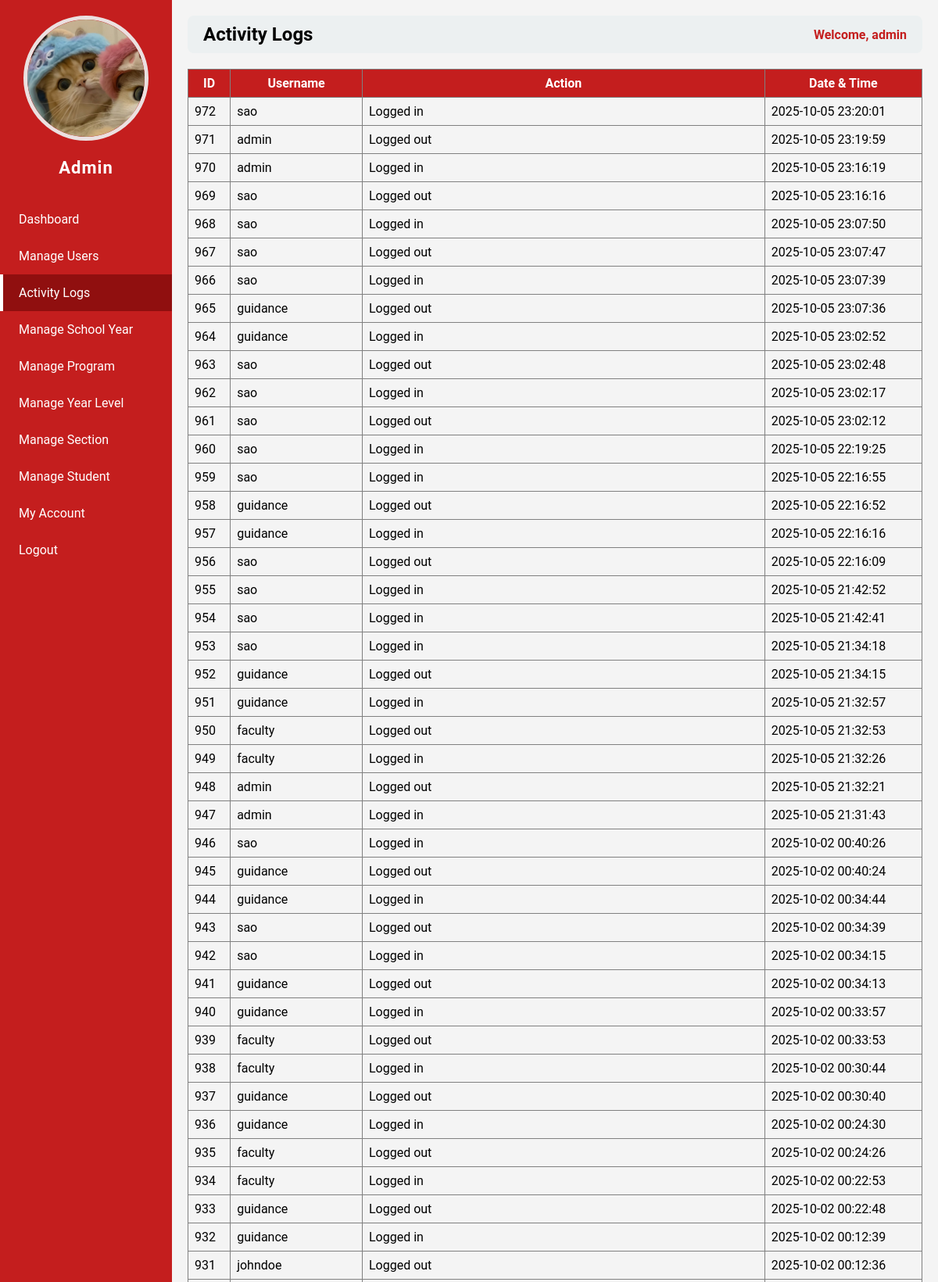
/admin.php?page=activity_logs (signed in, upper part), run on the app's committed database.
### tables this page shows
CREATE TABLE `users` (
  `id` int(11) NOT NULL,
  `username` varchar(50) NOT NULL,
  `password` varchar(255) NOT NULL,
  `role` varchar(50) NOT NULL,
  `email` varchar(255) NOT NULL,
  `contact` varchar(50) NOT NULL,
  `status` varchar(50) NOT NULL,
  `img` varchar(255) NOT NULL
);

CREATE TABLE `logs` (
  `id` int(11) NOT NULL,
  `user_id` int(11) NOT NULL,
  `action` varchar(255) NOT NULL,
  `date_time` datetime NOT NULL DEFAULT current_timestamp()
);

### admin_pages/activity_logs.php (the view)
<?php
$host = "localhost";
$dbname = "studisciplink";
$user = "root";
$pass = "";
try {
    $pdo = new PDO("mysql:host=$host;dbname=$dbname", $user, $pass);
    $pdo->setAttribute(PDO::ATTR_ERRMODE, PDO::ERRMODE_EXCEPTION);
    $stmt = $pdo->prepare("
        SELECT l.id, u.username, l.action, l.date_time
        FROM logs l
        JOIN users u ON l.user_id = u.id
        ORDER BY l.date_time DESC
    ");
    $stmt->execute();
    $logs = $stmt->fetchAll(PDO::FETCH_ASSOC);
} catch (PDOException $e) {
    die("Database error: " . $e->getMessage());
}
?>
<table border="1" cellpadding="8" cellspacing="0" style="width:100%; border-collapse:collapse;">
    <thead style="background:#c41e1e; color:white;">
        <tr>
            <th>ID</th>
            <th>Username</th>
            <th>Action</th>
            <th>Date & Time</th>
        </tr>
    </thead>
    <tbody>
        <?php if ($logs): ?>
            <?php foreach ($logs as $log): ?>
                <tr>
                    <td><?php echo htmlspecialchars($log['id']); ?></td>
                    <td><?php echo htmlspecialchars($log['username']); ?></td>
                    <td><?php echo htmlspecialchars($log['action']); ?></td>
                    <td><?php echo htmlspecialchars($log['date_time']); ?></td>
                </tr>
            <?php endforeach; ?>
        <?php else: ?>
            <tr>
                <td colspan="4" style="text-align:center;">No activity logs found.</td>
            </tr>
        <?php endif; ?>
    </tbody>
</table>

### admin.php (shortened to what this page needs)
<?php
require 'db_connect.php';
$id = $_SESSION['user_id'];
$stmt = $pdo->prepare("SELECT * FROM users WHERE id=?");
$stmt->execute([$id]);
$user = $stmt->fetch(PDO::FETCH_ASSOC);
$page = isset($_GET['page']) ? $_GET['page'] : 'dashboard';
?>
<!DOCTYPE html>
<html>
<head>
</head>
<body>
<div class="sidebar">
    <div class="column profile-photo">
        <?php if (!empty($user['img'])): ?>
            <img src="<?php echo htmlspecialchars($user['img']); ?>" alt="Profile Image">
        <?php else: ?>
            <img src="default.png" alt="Profile Image">
        <?php endif; ?>
    </div>
    <h2>Admin</h2>
    <a href="?page=dashboard" class="<?php echo $page=='dashboard' ? 'active' : ''; ?>">Dashboard</a>
    <a href="?page=manage_users" class="<?php echo $page=='manage_users' ? 'active' : ''; ?>">Manage Users</a>
    <a href="?page=activity_logs" class="<?php echo $page=='activity_logs' ? 'active' : ''; ?>">Activity Logs</a>
    <a href="?page=manage_school_year" class="<?php echo $page=='manage_school_year' ? 'active' : ''; ?>">Manage School Year</a>
    <a href="?page=manage_program" class="<?php echo $page=='manage_program' ? 'active' : ''; ?>">Manage Program</a>
    <a href="?page=manage_year_level" class="<?php echo $page=='manage_year_level' ? 'active' : ''; ?>">Manage Year Level</a>
    <a href="?page=manage_section" class="<?php echo $page=='manage_section' ? 'active' : ''; ?>">Manage Section</a>
    <a href="?page=manage_student" class="<?php echo $page=='manage_student' ? 'active' : ''; ?>">Manage Student</a>
    <a href="?page=my_account" class="<?php echo $page=='my_account' ? 'active' : ''; ?>">My Account</a>
    <a href="logout.php">Logout</a>
</div>
<div class="main-content">
    <div class="header">
        <h2><?php echo str_replace('_',' ', $page); ?></h2>
        <span>Welcome, <?php echo $_SESSION['username']; ?></span>
    </div>
    <div class="content">
        <?php
        $file = "admin_pages/{$page}.php";
        if(file_exists($file)){
            include $file;
        } else {
            echo "<p>Page not found.</p>";
        }
        ?>
    </div>
</div>
</body>
</html>

### admin.php (style rules this page uses)
body { margin: 0; font-family: 'Roboto', sans-serif; background: #f4f4f4; }
.sidebar { position: fixed; top: 0; left: 0; width: 220px; height: 100%; background-color: #c41e1e; color: white; display: flex; flex-direction: column; padding-top: 20px; }
.sidebar h2 { text-align: center; margin-bottom: 30px; font-size: 22px; letter-spacing: 1px; }
.sidebar a { padding: 14px 20px; text-decoration: none; color: white; display: block; transition: 0.3s; border-left: 4px solid transparent; }
.sidebar a.active { background-color: #900f0f; border-left: 4px solid #fff; }
.main-content { margin-left: 220px; padding: 20px; }
.header { display: flex; justify-content: space-between; align-items: center; background: #ecf0f1; padding: 10px 20px; border-radius: 8px; margin-bottom: 20px; }
.header h2 { margin: 0; text-transform: capitalize; }
.header span { font-weight: bold; color: #c41e1e; }
.profile-photo { text-align: center; }
.profile-photo img { width: 150px; height: 150px; object-fit: cover; border-radius: 50%; border: 5px solid #ebe0e0ff; }

### data on the page
users: img (picture)
logs: id "972", user.username "sao", action "Logged in", date_time "2025-10-05 23:20:01"
logs: id "971", user.username "admin", action "Logged out", date_time "2025-10-05 23:19:59"
logs: id "970", user.username "admin", action "Logged in", date_time "2025-10-05 23:16:19"
logs: id "969", user.username "sao", action "Logged out", date_time "2025-10-05 23:16:16"
logs: id "968", user.username "sao", action "Logged in", date_time "2025-10-05 23:07:50"
logs: id "967", user.username "sao", action "Logged out", date_time "2025-10-05 23:07:47"
logs: id "966", user.username "sao", action "Logged in", date_time "2025-10-05 23:07:39"
logs: id "965", user.username "guidance", action "Logged out", date_time "2025-10-05 23:07:36"
logs: id "964", user.username "guidance", action "Logged in", date_time "2025-10-05 23:02:52"
logs: id "963", user.username "sao", action "Logged out", date_time "2025-10-05 23:02:48"
logs: id "962", user.username "sao", action "Logged in", date_time "2025-10-05 23:02:17"
logs: id "961", user.username "sao", action "Logged out", date_time "2025-10-05 23:02:12"
logs: id "960", user.username "sao", action "Logged in", date_time "2025-10-05 22:19:25"
logs: id "959", user.username "sao", action "Logged in", date_time "2025-10-05 22:16:55"
logs: id "958", user.username "guidance", action "Logged out", date_time "2025-10-05 22:16:52"
logs: id "957", user.username "guidance", action "Logged in", date_time "2025-10-05 22:16:16"
logs: id "956", user.username "sao", action "Logged out", date_time "2025-10-05 22:16:09"
logs: id "955", user.username "sao", action "Logged in", date_time "2025-10-05 21:42:52"
logs: id "954", user.username "sao", action "Logged in", date_time "2025-10-05 21:42:41"
logs: id "953", user.username "sao", action "Logged in", date_time "2025-10-05 21:34:18"
logs: id "952", user.username "guidance", action "Logged out", date_time "2025-10-05 21:34:15"
logs: id "951", user.username "guidance", action "Logged in", date_time "2025-10-05 21:32:57"
logs: id "950", user.username "faculty", action "Logged out", date_time "2025-10-05 21:32:53"
logs: id "949", user.username "faculty", action "Logged in", date_time "2025-10-05 21:32:26"
logs: id "948", user.username "admin", action "Logged out", date_time "2025-10-05 21:32:21"
logs: id "947", user.username "admin", action "Logged in", date_time "2025-10-05 21:31:43"
logs: id "946", user.username "sao", action "Logged in", date_time "2025-10-02 00:40:26"
logs: id "945", user.username "guidance", action "Logged out", date_time "2025-10-02 00:40:24"
logs: id "944", user.username "guidance", action "Logged in", date_time "2025-10-02 00:34:44"
logs: id "943", user.username "sao", action "Logged out", date_time "2025-10-02 00:34:39"
logs: id "942", user.username "sao", action "Logged in", date_time "2025-10-02 00:34:15"
logs: id "941", user.username "guidance", action "Logged out", date_time "2025-10-02 00:34:13"
logs: id "940", user.username "guidance", action "Logged in", date_time "2025-10-02 00:33:57"
logs: id "939", user.username "faculty", action "Logged out", date_time "2025-10-02 00:33:53"
logs: id "938", user.username "faculty", action "Logged in", date_time "2025-10-02 00:30:44"
logs: id "937", user.username "guidance", action "Logged out", date_time "2025-10-02 00:30:40"
logs: id "936", user.username "guidance", action "Logged in", date_time "2025-10-02 00:24:30"
logs: id "935", user.username "faculty", action "Logged out", date_time "2025-10-02 00:24:26"
logs: id "934", user.username "faculty", action "Logged in", date_time "2025-10-02 00:22:53"
logs: id "933", user.username "guidance", action "Logged out", date_time "2025-10-02 00:22:48"
logs: id "932", user.username "guidance", action "Logged in", date_time "2025-10-02 00:12:39"
logs: id "931", user.username "johndoe", action "Logged out", date_time "2025-10-02 00:12:36"

### other printed values
str_replace('_',' ', $page) "Activity Logs"
$_SESSION['username'] "admin"
